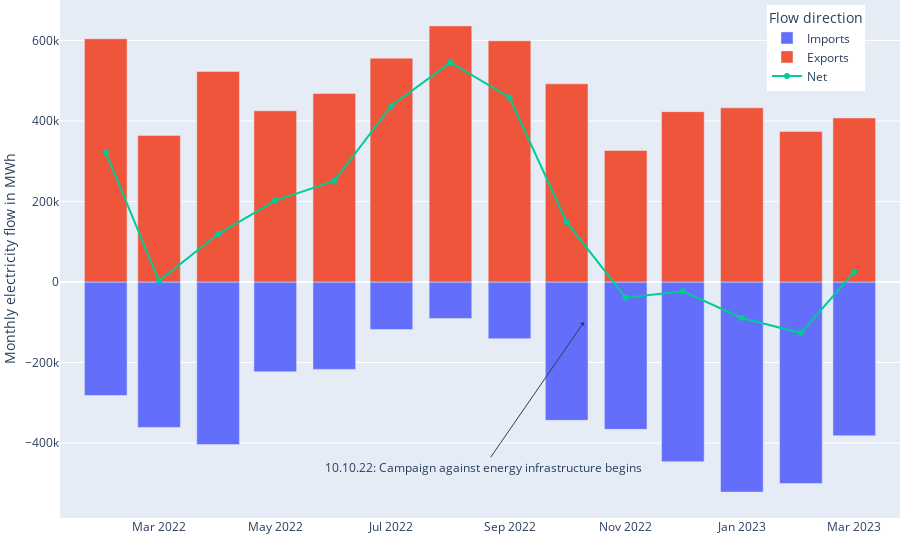

This figure's notebook cell:
### Code cell
fig = px.bar(
    pd.DataFrame({
        'Imports': ukraine_imports.apply(lambda x: sum(-x), axis=1),
        'Exports': ukraine_exports.apply(sum, axis=1),
    }).resample('MS').sum(),
    labels={
        'value': 'Monthly electricity flow in MWh',
        'variable': 'Flow direction',
        'index': '',
    },
    # category_orders={'Flow direction': ['Exports', 'Imports']},
)
fig.update_layout(**plotly_config)
fig.update_layout(legend=dict(
    yanchor="top",
    y=0.99,
    xanchor="center",
    x=0.9,
))
fig.add_trace(
    go.Scatter(
        y=ukraine_net.apply(sum, axis=1).resample('MS').sum(),
        x=ukraine_net.apply(sum, axis=1).resample('MS').sum().index,
        name='Net'
    )
)
fig.add_annotation( # add a text callout with arrow
    text="10.10.22: Campaign against energy infrastructure begins",
    x=pd.to_datetime('2022-10-10'),
    y=(-1) * 10e4,
    axref="x domain",
    ayref="y",
    ax=-100,
    ay=(-4.6) * 10e4,
    arrowhead=1,
    showarrow=True,
    #bordercolor="#c7c7c7",
    #borderwidth=2,
    #borderpad=4,
    #bgcolor="#ff7f0e",
    #opacity=0.8
)
_filename = 'entso_e-ukraine-electricity-combined_monthly'
fig.write_image(f'{_filename}.svg')
fig.show()

### Figure 1 — Plotly figure (JSON) as saved in the notebook; plotly's stock layout.template omitted (floating-point values rounded to 4 significant figures)
{"data": [{"alignmentgroup": "True", "hovertemplate": "Flow direction=Imports<br>=%{x}<br>Monthly electricity flow in MWh=%{y}<extra></extra>", "legendgroup": "Imports", "marker": {"color": "#636efa", "pattern": {"shape": ""}}, "name": "Imports", "offsetgroup": "Imports", "orientation": "v", "showlegend": true, "textposition": "auto", "type": "bar", "x": ["2022-02-01T00:00:00+00:00", "2022-03-01T00:00:00+00:00", "2022-04-01T00:00:00+00:00", "2022-05-01T00:00:00+00:00", "2022-06-01T00:00:00+00:00", "2022-07-01T00:00:00+00:00", "2022-08-01T00:00:00+00:00", "2022-09-01T00:00:00+00:00", "2022-10-01T00:00:00+00:00", "2022-11-01T00:00:00+00:00", "2022-12-01T00:00:00+00:00", "2023-01-01T00:00:00+00:00", "2023-02-01T00:00:00+00:00", "2023-03-01T00:00:00+00:00"], "xaxis": "x", "y": [-281986, -361151, -403880, -223087, -217042, -118201, -90706, -140840, -343652, -365873, -446350, -521789, -500572, -381971], "yaxis": "y"}, {"alignmentgroup": "True", "hovertemplate": "Flow direction=Exports<br>=%{x}<br>Monthly electricity flow in MWh=%{y}<extra></extra>", "legendgroup": "Exports", "marker": {"color": "#EF553B", "pattern": {"shape": ""}}, "name": "Exports", "offsetgroup": "Exports", "orientation": "v", "showlegend": true, "textposition": "auto", "type": "bar", "x": ["2022-02-01T00:00:00+00:00", "2022-03-01T00:00:00+00:00", "2022-04-01T00:00:00+00:00", "2022-05-01T00:00:00+00:00", "2022-06-01T00:00:00+00:00", "2022-07-01T00:00:00+00:00", "2022-08-01T00:00:00+00:00", "2022-09-01T00:00:00+00:00", "2022-10-01T00:00:00+00:00", "2022-11-01T00:00:00+00:00", "2022-12-01T00:00:00+00:00", "2023-01-01T00:00:00+00:00", "2023-02-01T00:00:00+00:00", "2023-03-01T00:00:00+00:00"], "xaxis": "x", "y": [604120, 364106, 523057, 425334, 468301, 555944, 636045, 599058, 492290, 326800, 423093, 432492, 373754, 407477], "yaxis": "y"}, {"name": "Net", "type": "scatter", "x": ["2022-02-01T00:00:00+00:00", "2022-03-01T00:00:00+00:00", "2022-04-01T00:00:00+00:00", "2022-05-01T00:00:00+00:00", "2022-06-01T00:00:00+00:00", "2022-07-01T00:00:00+00:00", "2022-08-01T00:00:00+00:00", "2022-09-01T00:00:00+00:00", "2022-10-01T00:00:00+00:00", "2022-11-01T00:00:00+00:00", "2022-12-01T00:00:00+00:00", "2023-01-01T00:00:00+00:00", "2023-02-01T00:00:00+00:00", "2023-03-01T00:00:00+00:00"], "y": [322134, 2955, 119177, 202247, 251259, 437743, 545339, 458218, 148638, -39073, -23257, -89297, -126818, 25506]}], "layout": {"annotations": [{"arrowhead": 1, "ax": -100, "axref": "x domain", "ay": -460000.0, "ayref": "y", "showarrow": true, "text": "10.10.22: Campaign against energy infrastructure begins", "x": "2022-10-10T00:00:00", "y": -100000}], "autosize": true, "barmode": "relative", "legend": {"title": {"text": "Flow direction"}, "tracegroupgap": 0, "x": 0.9, "xanchor": "center", "y": 0.99, "yanchor": "top"}, "margin": {"b": 0, "l": 0, "pad": 0, "r": 0, "t": 0}, "xaxis": {"anchor": "y", "domain": [0, 1], "title": {"text": ""}}, "yaxis": {"anchor": "x", "domain": [0, 1], "title": {"text": "Monthly electricity flow in MWh"}}}}
